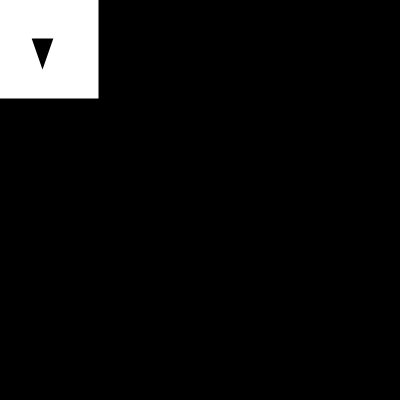
Frame 1 (no input)
Frame 60 (the mouse pressed at the canvas centre just before this capture): identical to frame 1, image omitted
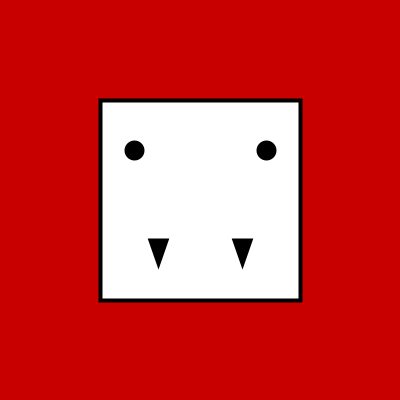
Frame 120 (the mouse held since frame 60 and released just before this capture)

The Processing sketch that drew these frames (run headless with seeded random() and noise(); from frame 60 on, the mouse is pressed at the canvas centre):

// Processing sketch: processing_47885
// ── processing_47885.pde

void setup() 

{ // Set the size of the window
size(400,400);
smooth();
frameRate(30);
}

void draw() { 
  
  // Draw a white background 
  background(mouseX,0,0);
  
// Set ellipses and rects to CENTER mode 
ellipseMode(CENTER); 
rectMode(CENTER);

// cuadro
strokeWeight(4);
stroke(0);
fill(255); 
rect(mouseX,mouseY,200,200);

// colmillos
fill(0);
triangle(mouseX-50,mouseY+40,mouseX-34,mouseY+40,pmouseX-42,pmouseY+63);
triangle(mouseX+50,mouseY+40,mouseX+34,mouseY+40,pmouseX+42,pmouseY+63);

// ojos
fill (0);
ellipse(mouseX-66,mouseY-50,16,16); 
ellipse(mouseX+66,mouseY-50,16,16);

}
void mousePressed() 


{ 
  println("Latostadorano!");
}
